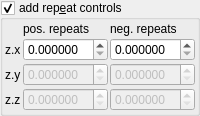
    <widget class="MyGroupBox" name="groupCheck_transf_function_enabled_false">
     <property name="font">
      <font>
       <weight>50</weight>
       <bold>false</bold>
      </font>
     </property>
     <property name="title">
      <string>add rep&amp;eat controls</string>
     </property>
     <property name="checkable">
      <bool>true</bool>
     </property>
     <layout class="QVBoxLayout" name="verticalLayout_4">
      <property name="leftMargin">
       <number>2</number>
      </property>
      <property name="topMargin">
       <number>2</number>
      </property>
      <property name="rightMargin">
       <number>2</number>
      </property>
      <property name="bottomMargin">
       <number>2</number>
      </property>
      <item>
       <layout class="QGridLayout" name="gridLayout_74" columnstretch="0,0,1,1">
        <property name="spacing">
         <number>2</number>
        </property>
        <item row="3" column="1" colspan="2">
         <widget class="MyDoubleSpinBox" name="spinbox3_transf_offsetA_111_z">
          <property name="enabled">
           <bool>false</bool>
          </property>
          <property name="sizePolicy">
           <sizepolicy hsizetype="Minimum" vsizetype="Maximum">
            <horstretch>0</horstretch>
            <verstretch>0</verstretch>
           </sizepolicy>
          </property>
          <property name="prefix">
           <string/>
          </property>
          <property name="suffix">
           <string/>
          </property>
          <property name="decimals">
           <number>6</number>
          </property>
          <property name="minimum">
           <double>0.000000000000000</double>
          </property>
          <property name="maximum">
           <double>99.989999999999995</double>
          </property>
          <property name="singleStep">
           <double>0.100000000000000</double>
          </property>
         </widget>
        </item>
        <item row="0" column="1" colspan="2">
         <widget class="QLabel" name="label_273">
          <property name="text">
           <string>pos. repeats</string>
          </property>
         </widget>
        </item>
        <item row="2" column="0">
         <widget class="QLabel" name="label_126">
          <property name="text">
           <string notr="true">z.y</string>
          </property>
         </widget>
        </item>
        <item row="1" column="0">
         <widget class="QLabel" name="label_123">
          <property name="text">
           <string notr="true">z.x</string>
          </property>
         </widget>
        </item>
        <item row="0" column="3">
         <widget class="QLabel" name="label_274">
          <property name="text">
           <string>neg. repeats</string>
          </property>
         </widget>
        </item>
        <item row="3" column="0">
         <widget class="QLabel" name="label_128">
          <property name="text">
           <string notr="true">z.z</string>
          </property>
         </widget>
        </item>
        <item row="2" column="1" colspan="2">
         <widget class="MyDoubleSpinBox" name="spinbox3_transf_offsetA_111_y">
          <property name="enabled">
           <bool>false</bool>
          </property>
          <property name="sizePolicy">
           <sizepolicy hsizetype="Minimum" vsizetype="Maximum">
            <horstretch>0</horstretch>
            <verstretch>0</verstretch>
           </sizepolicy>
          </property>
          <property name="prefix">
           <string/>
          </property>
          <property name="suffix">
           <string/>
          </property>
          <property name="decimals">
           <number>6</number>
          </property>
          <property name="minimum">
           <double>0.000000000000000</double>
          </property>
          <property name="maximum">
           <double>99.989999999999995</double>
          </property>
          <property name="singleStep">
           <double>0.100000000000000</double>
          </property>
         </widget>
        </item>
        <item row="3" column="3">
         <widget class="MyDoubleSpinBox" name="spinbox3_transf_offsetB_111_z">
          <property name="enabled">
           <bool>false</bool>
          </property>
          <property name="sizePolicy">
           <sizepolicy hsizetype="Minimum" vsizetype="Maximum">
            <horstretch>0</horstretch>
            <verstretch>0</verstretch>
           </sizepolicy>
          </property>
          <property name="prefix">
           <string/>
          </property>
          <property name="suffix">
           <string/>
          </property>
          <property name="decimals">
           <number>6</number>
          </property>
          <property name="minimum">
           <double>0.000000000000000</double>
          </property>
          <property name="maximum">
           <double>99.989999999999995</double>
          </property>
          <property name="singleStep">
           <double>0.100000000000000</double>
          </property>
         </widget>
        </item>
        <item row="1" column="1" colspan="2">
         <widget class="MyDoubleSpinBox" name="spinbox3_transf_offsetA_111_x">
          <property name="sizePolicy">
           <sizepolicy hsizetype="Minimum" vsizetype="Maximum">
            <horstretch>0</horstretch>
            <verstretch>0</verstretch>
           </sizepolicy>
          </property>
          <property name="prefix">
           <string/>
          </property>
          <property name="suffix">
           <string/>
          </property>
          <property name="decimals">
           <number>6</number>
          </property>
          <property name="minimum">
           <double>0.000000000000000</double>
          </property>
          <property name="maximum">
           <double>99.989999999999995</double>
          </property>
          <property name="singleStep">
           <double>0.100000000000000</double>
          </property>
         </widget>
        </item>
        <item row="2" column="3">
         <widget class="MyDoubleSpinBox" name="spinbox3_transf_offsetB_111_y">
          <property name="enabled">
           <bool>false</bool>
          </property>
          <property name="sizePolicy">
           <sizepolicy hsizetype="Minimum" vsizetype="Maximum">
            <horstretch>0</horstretch>
            <verstretch>0</verstretch>
           </sizepolicy>
          </property>
          <property name="prefix">
           <string/>
          </property>
          <property name="suffix">
           <string/>
          </property>
          <property name="decimals">
           <number>6</number>
          </property>
          <property name="minimum">
           <double>0.000000000000000</double>
          </property>
          <property name="maximum">
           <double>99.989999999999995</double>
          </property>
          <property name="singleStep">
           <double>0.100000000000000</double>
          </property>
         </widget>
        </item>
        <item row="1" column="3">
         <widget class="MyDoubleSpinBox" name="spinbox3_transf_offsetB_111_x">
          <property name="sizePolicy">
           <sizepolicy hsizetype="Minimum" vsizetype="Maximum">
            <horstretch>0</horstretch>
            <verstretch>0</verstretch>
           </sizepolicy>
          </property>
          <property name="prefix">
           <string/>
          </property>
          <property name="suffix">
           <string/>
          </property>
          <property name="decimals">
           <number>6</number>
          </property>
          <property name="minimum">
           <double>0.000000000000000</double>
          </property>
          <property name="maximum">
           <double>99.989999999999995</double>
          </property>
          <property name="singleStep">
           <double>0.100000000000000</double>
          </property>
         </widget>
        </item>
       </layout>
      </item>
     </layout>
    </widget>
